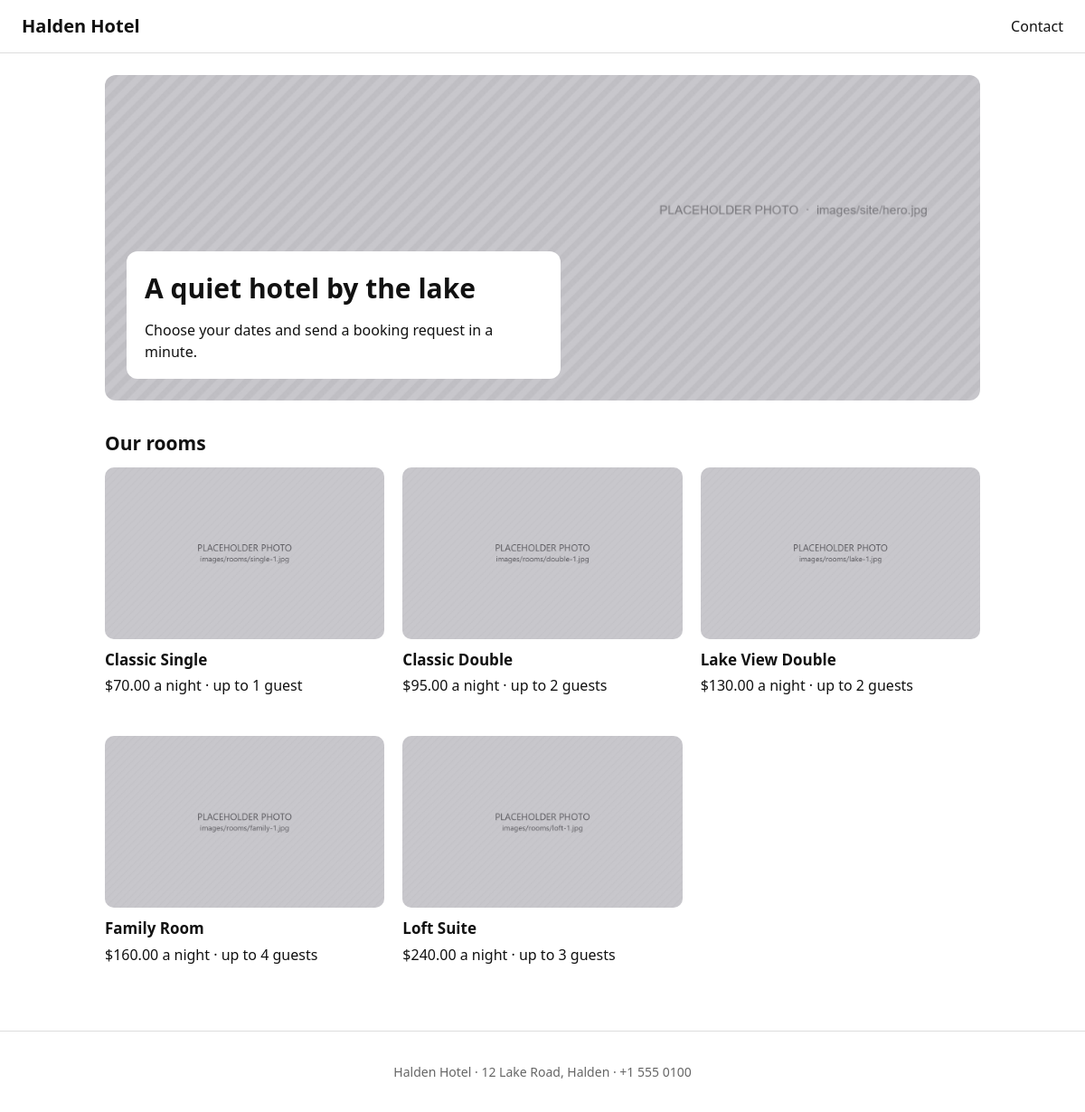
The page / on the database its author committed.
### tables this page shows
CREATE TABLE room_types (
    id INT AUTO_INCREMENT PRIMARY KEY,
    name VARCHAR(60) NOT NULL UNIQUE,
    description TEXT NOT NULL,
    price DECIMAL(8, 2) NOT NULL,
    max_guests INT NOT NULL,
    photo VARCHAR(100) NOT NULL
);

### includes/functions.php (called while the page is built, shortened)
<?php
function e($text)
{
    return htmlspecialchars((string) $text, ENT_QUOTES, "UTF-8");
}
function money($amount)
{
    return "$" . number_format((float) $amount, 2);
}
function plural($count, $word)
{
    return $count . " " . $word . ($count == 1 ? "" : "s");
}

### index.php (the view, shortened to what this page needs)
<?php
require "includes/db.php";
require "includes/functions.php";
$types = $conn->query("SELECT * FROM room_types ORDER BY price")->fetch_all(MYSQLI_ASSOC);
require "includes/header.php";
?>
<section class="hero">
    <img src="images/site/hero.jpg" alt="The hotel by the lake">
    <div class="hero-text">
        <h1>A quiet hotel by the lake</h1>
        <p>Choose your dates and send a booking request in a minute.</p>
    </div>
</section>
<h2>Our rooms</h2>
<div class="cards">
    <?php foreach ($types as $type): ?>
        <a class="card" href="room.php?id=<?php echo $type["id"]; ?>">
            <img src="images/rooms/<?php echo e($type["photo"]); ?>" alt="<?php echo e($type["name"]); ?>">
            <h3><?php echo e($type["name"]); ?></h3>
            <p><?php echo money($type["price"]); ?> a night · up to <?php echo plural($type["max_guests"], "guest"); ?></p>
        </a>
    <?php endforeach; ?>
</div>
<?php require "includes/footer.php"; ?>

### includes/header.php (shortened to what this page needs)
<!DOCTYPE html>
<html lang="en">
<head>
    <link rel="stylesheet" href="css/style.css">
</head>
<body>
<header class="site-header">
    <a class="logo" href="index.php"><?php echo HOTEL_NAME; ?></a>
    <nav>
        <a href="contact.php">Contact</a>
    </nav>
</header>
<main class="container">

### includes/footer.php
</main>
<footer class="site-footer">
    <p><?php echo HOTEL_NAME; ?> · <?php echo HOTEL_ADDRESS; ?> · <?php echo HOTEL_PHONE; ?></p>
</footer>
</body>
</html>

### css/style.css (style rules this page uses)
* { box-sizing: border-box; }
body { margin: 0; font-family: "Segoe UI", Arial, sans-serif; font-size: 16px; line-height: 1.5; color: #111; background: #fff; }
h1 { font-size: 30px; margin: 0 0 12px; }
h2 { font-size: 21px; margin: 32px 0 10px; }
h3 { font-size: 17px; margin: 10px 0 4px; }
a { color: #111; }
img { max-width: 100%; }
.container { max-width: 1000px; margin: 0 auto; padding: 24px 16px 48px; }
.site-header { display: flex; flex-wrap: wrap; align-items: center; justify-content: space-between; gap: 10px; padding: 14px 24px; border-bottom: 1px solid #ddd; }
.logo { font-size: 20px; font-weight: 700; text-decoration: none; }
.site-header nav { display: flex; flex-wrap: wrap; align-items: center; gap: 18px; }
.site-header nav a { text-decoration: none; }
.site-footer { padding: 20px 24px; border-top: 1px solid #ddd; color: #666; font-size: 14px; text-align: center; }
.hero { position: relative; margin-bottom: 20px; }
.hero img { display: block; width: 100%; height: 360px; object-fit: cover; border-radius: 12px; }
.hero-text { position: absolute; left: 24px; bottom: 24px; max-width: 480px; padding: 18px 20px; background: #fff; border-radius: 12px; }
.hero-text p { margin: 0; }
.cards { display: grid; grid-template-columns: repeat(auto-fill, minmax(280px, 1fr)); gap: 20px; }
.card { padding-bottom: 14px; text-decoration: none; }
.card img { display: block; width: 100%; height: 190px; object-fit: cover; border-radius: 10px; }
.card p { margin: 4px 0 10px; }

### rows shown on the page
room_types: photo (picture), name "Classic Single", price "$70.00", max_guests "1 guest"
room_types: photo (picture), name "Classic Double", price "$95.00", max_guests "2 guests"
room_types: photo (picture), name "Lake View Double", price "$130.00", max_guests "2 guests"
room_types: photo (picture), name "Family Room", price "$160.00", max_guests "4 guests"
room_types: photo (picture), name "Loft Suite", price "$240.00", max_guests "3 guests"

### other values the page prints
HOTEL_NAME "Halden Hotel"
HOTEL_ADDRESS "12 Lake Road, Halden"
HOTEL_PHONE "+1 555 0100"
